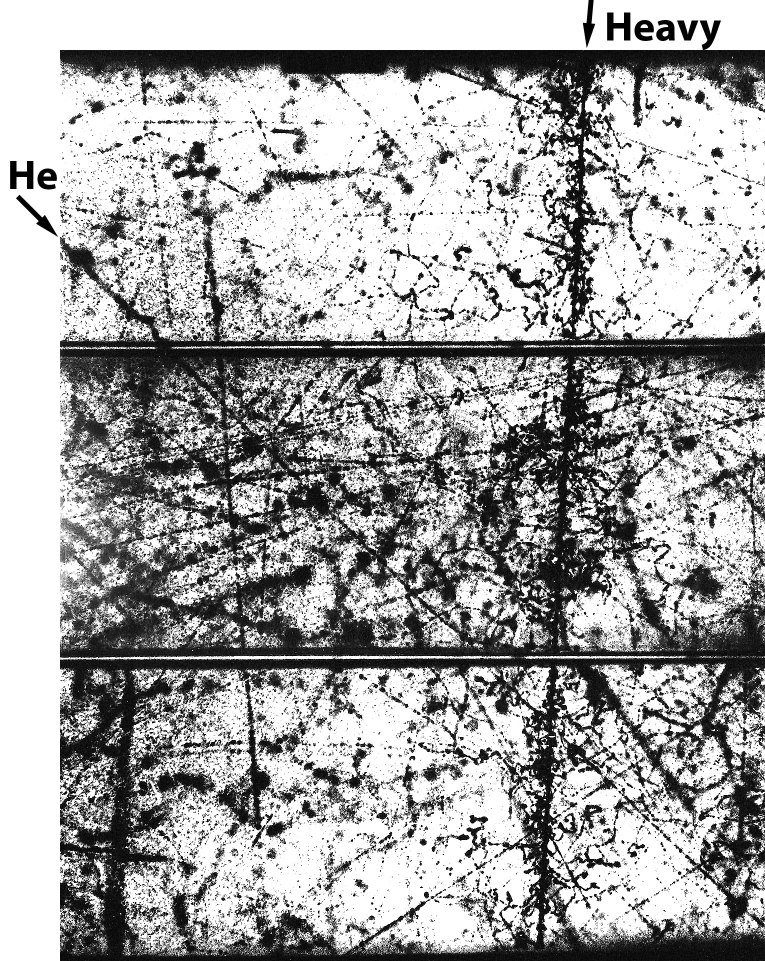
#> input picture tools/source/cloud-chamber-30.jpg, 1530 x 1921 px (shown at 1/2 size)
$ python chamber.py
#> lines starting #> are read from the running program, lines starting #| are printed output that depends on the picture
#!/usr/bin/env python3
"""Make the cloud-chamber draft's images: image 30 in the image gallery, "Cloud Chamber Photo of
Heavy Nucleus" by James A. Earl (CC BY 3.0), from Wikimedia Commons.

    python3 tools/chamber.py

The white margin with the "He" and "Heavy" labels is cropped away, and the photograph is enlarged
and lightly sharpened. Two versions are written:
    static/images/cloud-chamber-30-wide.jpg   turned on its side: the two plates split it into three columns
    static/images/cloud-chamber-30-tall.jpg   upright, for tall windows: three rows
Needs Pillow. The source is downloaded into tools/source/ (not published).
"""
import urllib.request
from pathlib import Path

from PIL import Image, ImageFilter

ROOT = Path(__file__).resolve().parent.parent
SOURCE_URL = "https://upload.wikimedia.org/wikipedia/commons/7/7d/Cloud_Chamber_Photo_of_Heavy_Nucleus.jpg"
SOURCE = ROOT / "tools" / "source" / "cloud-chamber-30.jpg"
CROP = (128, 108, 1530, 1921)   # inside the white margin, past the tips of the label arrows

if not SOURCE.exists():
    SOURCE.parent.mkdir(parents=True, exist_ok=True)
    req = urllib.request.Request(SOURCE_URL, headers={"User-Agent": "nonpluscollective (https://nonplusmagazine.com)"})
    SOURCE.write_bytes(urllib.request.urlopen(req, timeout=120).read())

photo = Image.open(SOURCE).convert("L").crop(CROP)
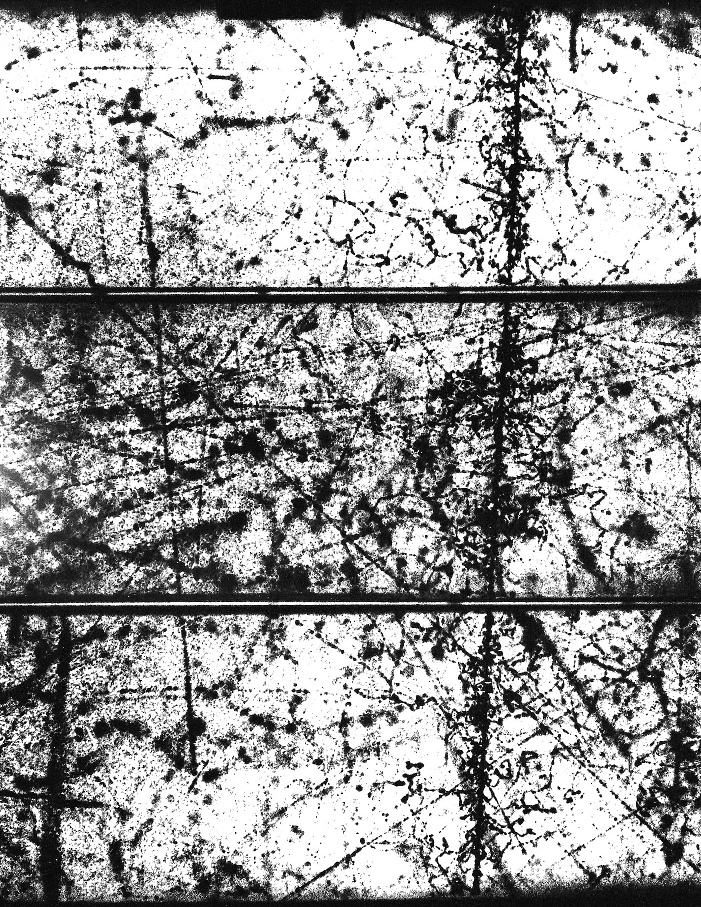
#> photo: PIL image 1402x1813 L (shown at 1/2 size); min 0, max 255, mean 155.4


def enlarge(im, long_side):
    im = im.filter(ImageFilter.GaussianBlur(0.5))
    k = long_side / max(im.size)
    im = im.resize((round(im.width * k), round(im.height * k)), Image.LANCZOS)
    return im.filter(ImageFilter.UnsharpMask(radius=3, percent=110, threshold=2))


for name, im in (("wide", photo.rotate(-90, expand=True)), ("tall", photo)):
    out = ROOT / "static" / "images" / f"cloud-chamber-30-{name}.jpg"
    out.parent.mkdir(parents=True, exist_ok=True)
    big = enlarge(im, 3840)
    big.save(out, "JPEG", quality=82, optimize=True, progressive=True)
#> (the run stopped early here; a loop or call above may not have finished)
